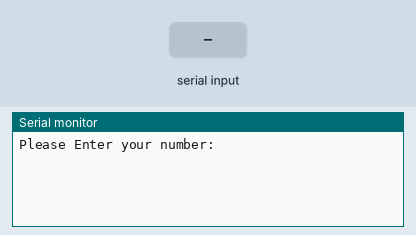
Simulated run of this sketch. Board: Arduino Uno, built with avr-gcc and run on an emulated ATmega328P. On the bench: the last lines printed to the serial monitor. Inputs (shaded band) come from the test bench.

Above: at 1.2 s.
1.3 s: "90,45\n" received over Serial
At 1.9 s:
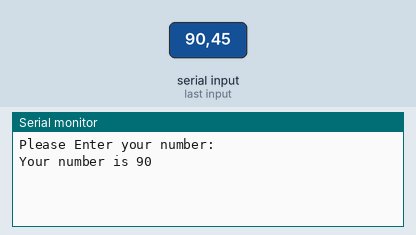
3.8 s: "30,150\n" received over Serial
At 4.6 s:
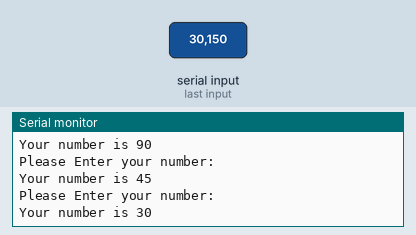
Timing chart, 0 to 6.8 s (numbered marks = the images above; inputs shaded):
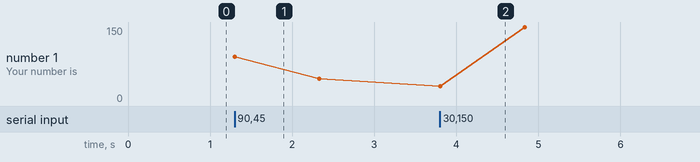

The sketch:

serial_monitor_reading.ino
```cpp
int mynum;
String msg="Please Enter your number: ";
String msg2="Your number is ";

void setup() {
  // put your setup code here, to run once:
  Serial.begin(9600);

}

void loop() {
  // put your main code here, to run repeatedly:
  Serial.println(msg);
  while (Serial.available()==0){

  }
  mynum=Serial.parseInt();
  Serial.print(msg2);
  Serial.println(mynum);
  delay(1000);
}
```

Measured:
- after the input at 1.3 s, the serial monitor: prints a new line at once (image 1)
- after the input at 3.8 s, the serial monitor: prints a new line at once (image 2)
